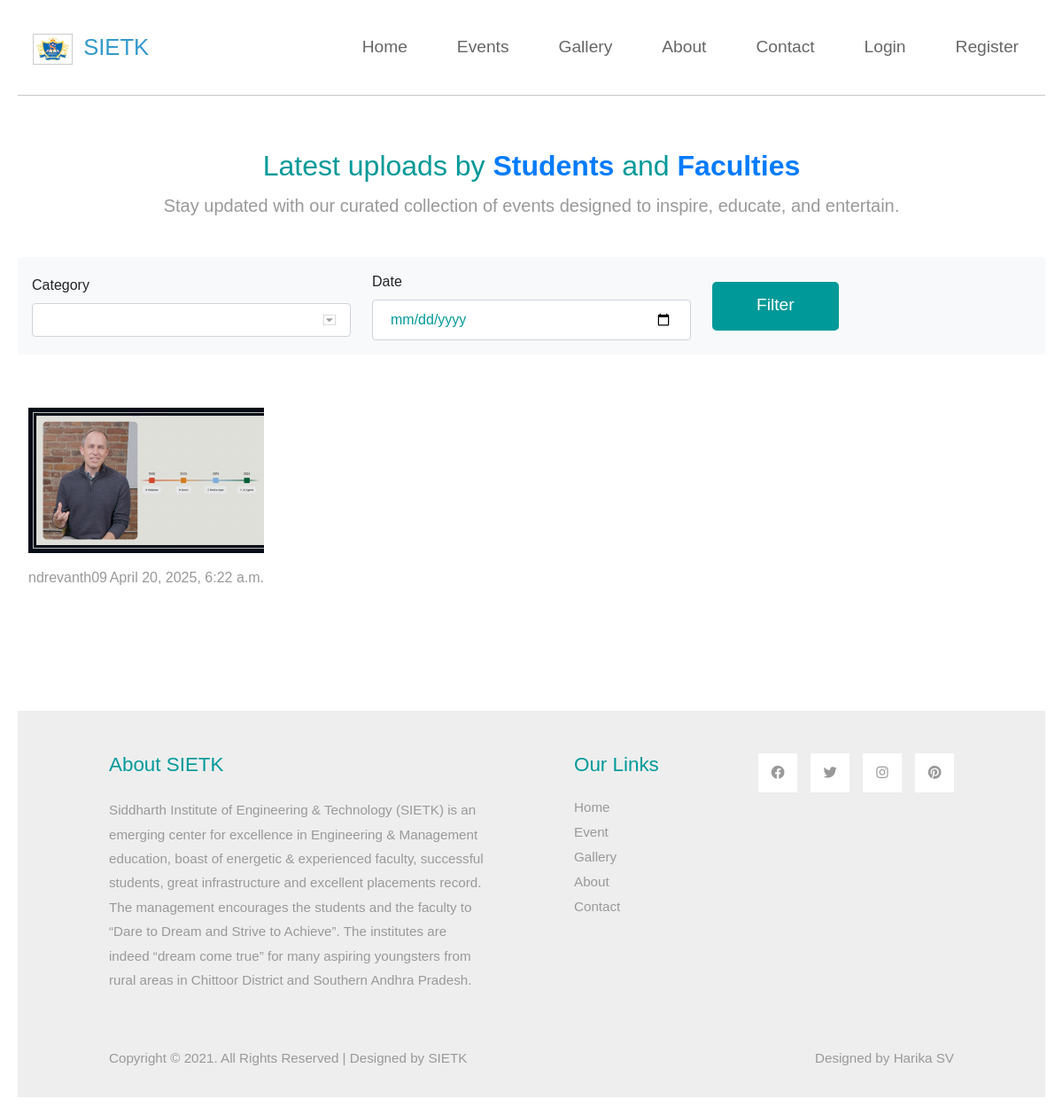
The app's page /gallery/, older data.
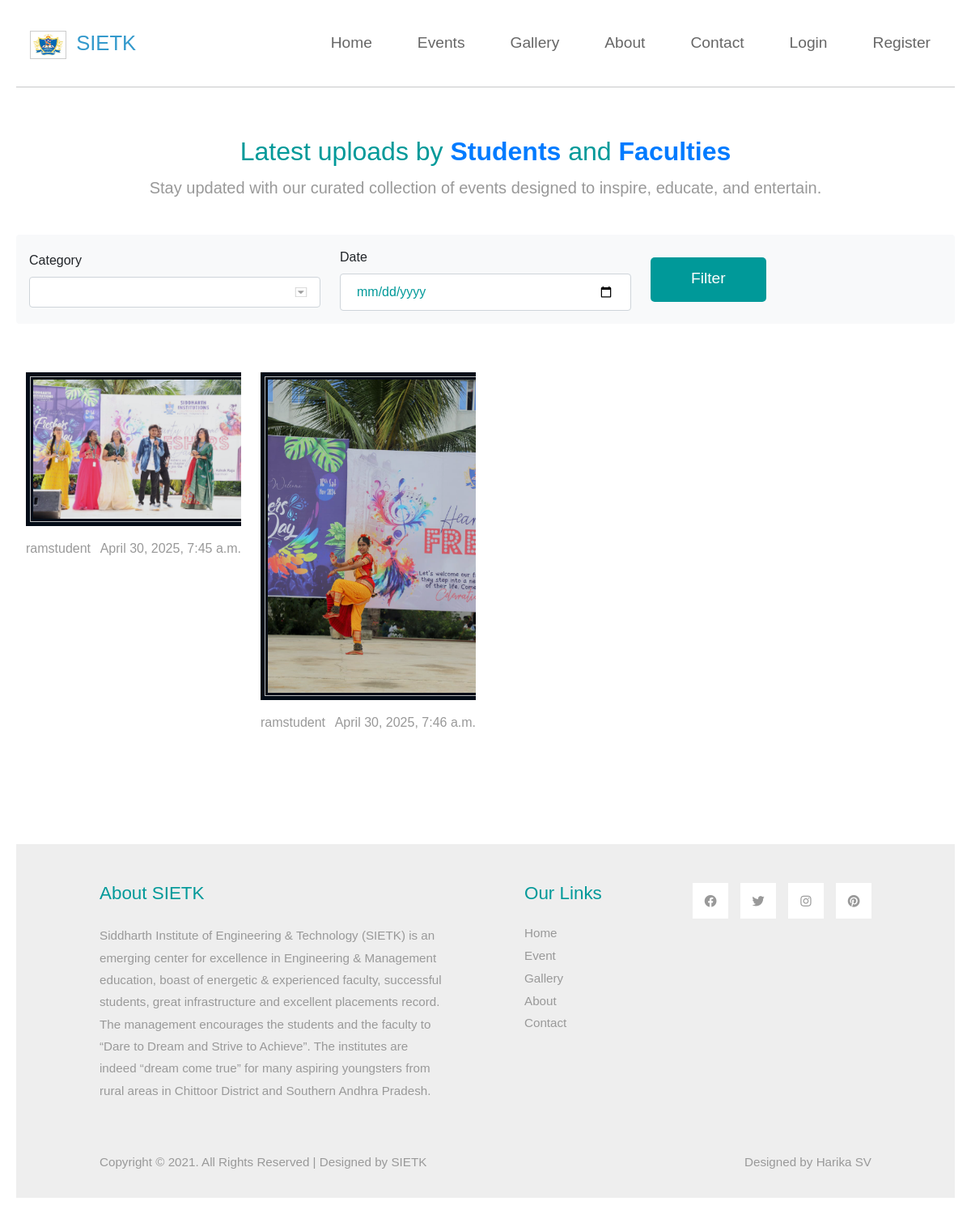
The same page, newer data.
### events/models.py (models this page shows, shortened)
class Media(models.Model):
    STATUS_CHOICES = (
        ('pending','Pending'),
        ('approved','Approved'),
        ('rejected','Rejected'),
    )
    MEDIA_TYPE_CHOICES = (
        ('image','Image'),
    )
    file         = models.FileField(upload_to='media/%Y/%m/%d/')
    media_type   = models.CharField(max_length=5, choices=MEDIA_TYPE_CHOICES)
    uploaded_by  = models.ForeignKey(User, on_delete=models.CASCADE)
    event        = models.ForeignKey(Event, related_name='media', on_delete=models.CASCADE)
    description  = models.TextField(blank=True)
    category     = models.ForeignKey(Category, null=True, blank=True, on_delete=models.SET_NULL)
    upload_date  = models.DateTimeField(auto_now_add=True)
    status       = models.CharField(max_length=8, choices=STATUS_CHOICES, default='pending')

### events/views.py (the view)
# urls.py: path('gallery/', views.gallery, name='gallery'),
def gallery(request):
    qs = Media.objects.filter(status='approved')
    cat = request.GET.get('category')
    date = request.GET.get('date')
    if cat:
        qs = qs.filter(category__name=cat)
    if date:
        qs = qs.filter(upload_date__date=date)
    categories = Category.objects.all()
    return render(request,'events/gallery.html',{
        'media_list':qs, 'categories':categories
    })

### events/models.py (called while the page is built)
    def __str__(self):
        return self.title

### templates/events/gallery.html (shortened to what this page needs)
{% extends 'events/base.html' %}
{% block content %}
<div class="row mb-4 tm-mt-60 text-center">
  <h2 class="col-12 tm-text-primary">
      Latest uploads by <span class="highlight">Students</span> and <span class="highlight">Faculties</span>
  </h2>
  <p class="col-12 lead">
      Stay updated with our curated collection of events designed to inspire, educate, and entertain.
  </p>
</div>
<form method="get" class="filter-form mb-4 p-3 bg-light rounded ">
  <div class="row align-items-center">
    <div class="col-md-4 mb-2 mb-md-0">
      <label for="category" class="form-label fw-bold">Category</label>
        <select name="category" id="category" class="form-select form-select-md">
        <option value="" ></option>
        {% for c in categories %}
          <option value="{{ c.name }}" {% if request.GET.category == c.name %}selected{% endif %}>{{ c.name }}</option>
        {% endfor %}
      </select>
    </div>
    <div class="col-md-4 mb-2 mb-md-0">
      <label for="date" class="form-label fw-bold">Date</label>
      <input type="date" name="date" id="date" class="form-control" value="{{ request.GET.date }}">
    </div>
    <div class="col-md-4 text-md-end">
      <button type="submit" class="btn btn-primary btn-sm">Filter</button>
    </div>
  </div>
</form>
<div class="container-fluid tm-container-content tm-mt-60">
  <div class="row tm-mb-90 tm-gallery">
      {% for m in media_list %}
    <div class="col-xl-3 col-lg-4 col-md-6 col-sm-6 col-12 mb-5">
          <figure class="effect-ming tm-video-item">
              <img src="{{ m.file.url }}" alt="Image" class="img-fluid">
              <figcaption class="d-flex align-items-center justify-content-center">
              </figcaption>
          </figure>
          <div class="d-flex justify-content-between tm-text-gray">
              <span class="tm-text-gray-medium">{{ m.uploaded_by}}</span>
              <span>{{ m.upload_date }}</span>
          </div>
      </div>
      {% endfor %}
  </div>
</div>
{% endblock %}

### templates/events/base.html (shortened to what this page needs)
{% load static %}
<!DOCTYPE html>
<html>
<head>
    <link rel="stylesheet" type="text/css" href="{% static 'events/css/bootstrap.min.css' %}">
    <link rel="stylesheet" type="text/css" href="{% static 'events/fontawesome/css/all.min.css' %}">
    <link rel="stylesheet" type="text/css" href="{% static 'events/css/templatemo-style.css' %}">
  <link rel="stylesheet" href="{% static 'events/css/style.css' %}">
</head>
<body>
  <nav class="navbar navbar-expand-lg">
      <div class="container-fluid">
          <a class="navbar-brand" href="#">
              <img src="{% static 'events/img/logo.jpeg' %}" alt="SIETK" width="45" height="35" >
              SIETK
          </a>
          <div class="collapse navbar-collapse" id="navbarSupportedContent">
          <ul class="navbar-nav ml-auto mb-2 mb-lg-0">
              <li class="nav-item">
                  <a class="nav-link nav-link-1"  href="{% url 'home' %}">Home</a>
              </li>
              <li class="nav-item">
                  <a class="nav-link nav-link-2 " href="{% url 'event_list' %}">Events</a>
              </li>
              <li class="nav-item">
                  <a class="nav-link nav-link-3" href="{% url 'gallery' %}">Gallery</a>
              </li>
              <li class="nav-item">
                  <a class="nav-link nav-link-4" href="{% url 'about' %}">About</a>
              </li>
              <li class="nav-item">
                  <a class="nav-link nav-link-4" href="{% url 'contact' %}">Contact</a>
              </li>
              {% if user.is_authenticated %}
              <li class="nav-item">
                  <a class="nav-link nav-link-2" href="{% url 'logout' %}">Logout</a>
              </li>
              {% if user.is_superuser or user.profile.role == 'faculty' %}
                <li class="nav-item">
                  <a class="nav-link nav-link-3" href="{% url 'pending_media_list' %}">Approve Content</a>
                </li>
              {% endif %}
              {% if user.profile.role == 'student' %}
                 <li class="nav-item"><a class="nav-link nav-link-2" href="{% url 'upload_media' %}">Upload media</a></li>
              {% endif %}
              {% if user.profile.role == 'faculty' or user.is_superuser %}
                 <li class="nav-item"><a class="nav-link nav-link-3" href="{% url 'create_event' %}">Create Event</a></li>
              {% endif %}
            {% else %}
               <li class="nav-item"><a class="nav-link nav-link-2" href="{% url 'login' %}">Login</a></li>
               <li class="nav-item"><a class="nav-link nav-link-3" href="{% url 'register' %}">Register</a></li>
            {% endif %}
          </ul>
          </div>
      </div>
  </nav>
  <hr>
  {% block content %}{% endblock %}
  <footer class="tm-bg-gray pt-5 pb-3 tm-text-gray tm-footer">
    <div class="container-fluid tm-container-small">
        <div class="row">
            <div class="col-lg-6 col-md-12 col-12 px-5 mb-5">
                <h3 class="tm-text-primary mb-4 tm-footer-title">About SIETK</h3>
                <p>Siddharth Institute of Engineering & Technology (SIETK) is an emerging center for excellence in Engineering & Management education, boast of energetic & experienced faculty, successful students, great infrastructure and excellent placements record. The management encourages the students and the faculty to “Dare to Dream and Strive to Achieve”. The institutes are indeed “dream come true” for many aspiring youngsters from rural areas in Chittoor District and Southern Andhra Pradesh.</p>
            </div>
            <div class="col-lg-3 col-md-6 col-sm-6 col-12 px-5 mb-5">
                <h3 class="tm-text-primary mb-4 tm-footer-title">Our Links</h3>
                <ul class="tm-footer-links pl-0">
                    <li><a href="{% url 'home' %}">Home</a></li>
                    <li><a href="{% url 'event_list' %}">Event</a></li>
                    <li><a href="{% url 'gallery' %}">Gallery</a></li>
                    <li><a href="{% url 'about' %}">About</a></li>
                    <li><a href="{% url 'contact' %}">Contact</a></li>
                </ul>
            </div>
            <div class="col-lg-3 col-md-6 col-sm-6 col-12 px-5 mb-5">
                <ul class="tm-social-links d-flex justify-content-end pl-0 mb-5">
                    <li class="mb-2"><a href="https://facebook.com"><i class="fab fa-facebook"></i></a></li>
                    <li class="mb-2"><a href="https://twitter.com"><i class="fab fa-twitter"></i></a></li>
                    <li class="mb-2"><a href="https://instagram.com"><i class="fab fa-instagram"></i></a></li>
                    <li class="mb-2"><a href="https://pinterest.com"><i class="fab fa-pinterest"></i></a></li>
                </ul>
            </div>
        </div>
        <div class="row">
            <div class="col-lg-8 col-md-7 col-12 px-5 mb-3">
              Copyright © 2021. All Rights Reserved | Designed by SIETK
            </div>
            <div class="col-lg-4 col-md-5 col-12 px-5 text-right">
                Designed by <a href="#" class="tm-text-gray" rel="sponsored" target="_parent">Harika SV</a>
            </div>
        </div>
    </div>
</footer>
</body>
</html>

### static/events/css/templatemo-style.css (style rules this page uses)
p { line-height: 1.8; }
a { text-decoration: none; transition: all 0.3s ease; }
.container-fluid { max-width: 1770px; }
.tm-container-small { max-width: 1050px; }
.btn { border-radius: 0; }
.btn-primary { background-color: #009999; border: 0; border-radius: 5px; padding: 12px 50px 14px; font-size: 1.2rem; }
.form-control { padding: 10px 20px; width: 100%; height: auto; }
.navbar-brand { color: #3399CC; font-size: 1.6rem; }
.tm-mt-60 { margin-top: 60px; }
.tm-mb-90 { margin-bottom: 90px; }
.tm-text-primary { color: #009999; }
.tm-bg-gray { background-color: #EEEEEE; }
.nav-item { margin-right: 30px; }
.nav-item:last-child { margin-right: 0; }
.nav-link { color: #666666; border-bottom: 4px solid transparent; font-size: 1.2rem; }
p, .tm-text-gray { color: #999; }
.tm-video-item { position: relative; overflow: hidden; text-align: center; cursor: pointer; }
.tm-video-item img { position: relative; display: block; min-height: 100%; max-width: 100%; opacity: 0.8; }
.tm-video-item figcaption { padding: 2em; color: #fff; text-transform: uppercase; font-size: 1.25em; -webkit-backface-visibility: hidden; backface-visibility: hidden; }
.tm-video-item figcaption::before, .tm-video-item figcaption::after { pointer-events: none; }
.tm-video-item figcaption, .tm-video-item figcaption > a { position: absolute; top: 0; left: 0; width: 100%; height: 100%; }
figure.effect-ming { background: #030c17; }
figure.effect-ming img { opacity: 0.9; -webkit-transition: opacity 0.35s; transition: opacity 0.35s; }
figure.effect-ming figcaption::before { position: absolute; top: 30px; right: 30px; bottom: 30px; left: 30px; border: 2px solid #fff; box-shadow: 0 0 0 30px rgba(255,255,255,0.2); content: ''; opacity: 0; -webkit-transition: opacity 0.35s, -webkit-transform 0.35s; transition: opacity 0.35s, transform 0.35s; -webkit-transform: scale3d(1.4,1.4,1); transform: scale3d(1.4,1.4,1); }
.tm-footer-links li { list-style: none; margin-bottom: 5px; }
.tm-footer-links li a { color: #999999; }
.tm-social-links li { list-style: none; margin-right: 15px; }
.tm-social-links li:last-child { margin-right: 0; }
.tm-social-links li a { color: #999999; width: 44px; height: 44px; display: flex; background-color: #fff; align-items: center; justify-content: center; }
.tm-footer { font-size: 0.95rem; }
.tm-footer-title { font-size: 1.4rem; }
select:not([multiple]) { -webkit-appearance: none; -moz-appearance: none; background-position: right 15px center; background-repeat: no-repeat; background-image: url(../img/select-arrow.png); padding: 14px 20px; padding-right: 20px; color: #666; }
.form-control, input:-internal-autofill-selected, select:not([multiple]) { color: #009999 !important; }
.form-control::placeholder { color: #009999; opacity: 1; }

### static/events/css/style.css (style rules this page uses)
body { font-family: sans-serif; margin:20px; }
nav a { margin-right: 10px; }
img, video { margin: 5px; border:1px solid #ccc; padding:3px; }
form { margin: 10px 0; }
.highlight { color: #007bff; font-weight: bold; }

Row changes from the older to the newer data that the page shows:
removed Media: file (picture), uploaded_by "ndrevanth09", upload_date "April 20, 2025, 6:22 a.m."
added Media: file (picture), uploaded_by "ramstudent", upload_date "April 30, 2025, 7:45 a.m."
added Media: file (picture), uploaded_by "ramstudent", upload_date "April 30, 2025, 7:46 a.m."
